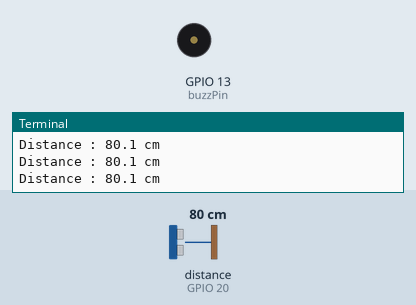
This program was run on a simulated Raspberry Pi (BCM pin numbers). Shown: buzzer (waves = sounding), the last lines printed to the terminal. The test bench sets the inputs (shaded band); at power-on: distance to the obstacle (sensor on GPIO 20) 80 cm. The echo pulse lasts 58.3 µs per cm; the clock reads 2024-03-15 10:24:30 at power-on unless the program sets it.

Above: at 3.2 s.
3.3 s: distance to the obstacle (sensor on GPIO 20) set to 2 cm
At 3.55 s:
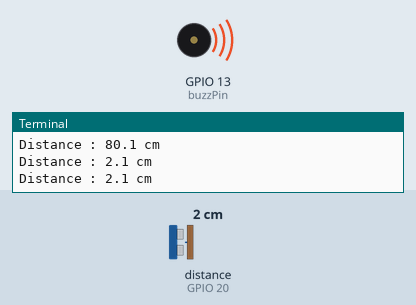
Timing chart, 0 to 12.3 s (numbered marks = the images above; inputs shaded):
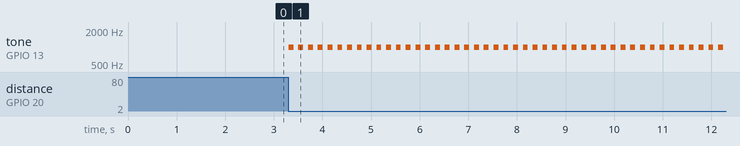

Measured:
- after the input at 3.3 s, tone on GPIO 13 (buzzPin): alternates 1000 Hz for 0.10 s and silent for 0.10 s, starting at once

The program:

ultrasonic3.py
```python
import RPi.GPIO as GPIO
import time

buzzPin=13
TRIG = 21
ECHO = 20

GPIO.setmode(GPIO.BCM)
GPIO.setwarnings(False)

GPIO.setup(buzzPin,GPIO.OUT)
print("초음파 거리 측정기")

GPIO.setup(TRIG, GPIO.OUT)
GPIO.setup(ECHO, GPIO.IN)

buzz=GPIO.PWM(buzzPin,440)

GPIO.output(TRIG,False)
print("초음파 출력 초기화")
time.sleep(2)

try:
  while True:
    GPIO.output(TRIG, True)
    time.sleep(0.00001)
    GPIO.output(TRIG,False)
    buzz.stop()
    a = 0.2
    while GPIO.input(ECHO)==0:
      start = time.time()

    while GPIO.input(ECHO)==1:
      stop = time.time()

    cheak_time = stop - start
    distance = cheak_time * 34300 / 2

    if distance < 7:
      buzz.start(50)
      buzz.ChangeFrequency(1000)
      print("Distance : %.1f cm " %distance)
      time.sleep(0.1)
      buzz.stop()
      time.sleep(0.1)
    elif distance < 30:
      buzz.start(50)
      buzz.ChangeFrequency(500)
      print("Distance : %.1f cm " %distance)
      time.sleep(0.3)
      buzz.stop()
      time.sleep(0.3)
    elif distance < 50:
      buzz.start(50)
      buzz.ChangeFrequency(300)
      print("Distance : %.1f cm " %distance)
      time.sleep(0.5)
      buzz.stop()
      time.sleep(0.5)
    else:
      print("Distance : %.1f cm " %distance)

except KeyboardInterrupt:
	print("거리 측정 완료")
	GPIO.cleanup()
```
